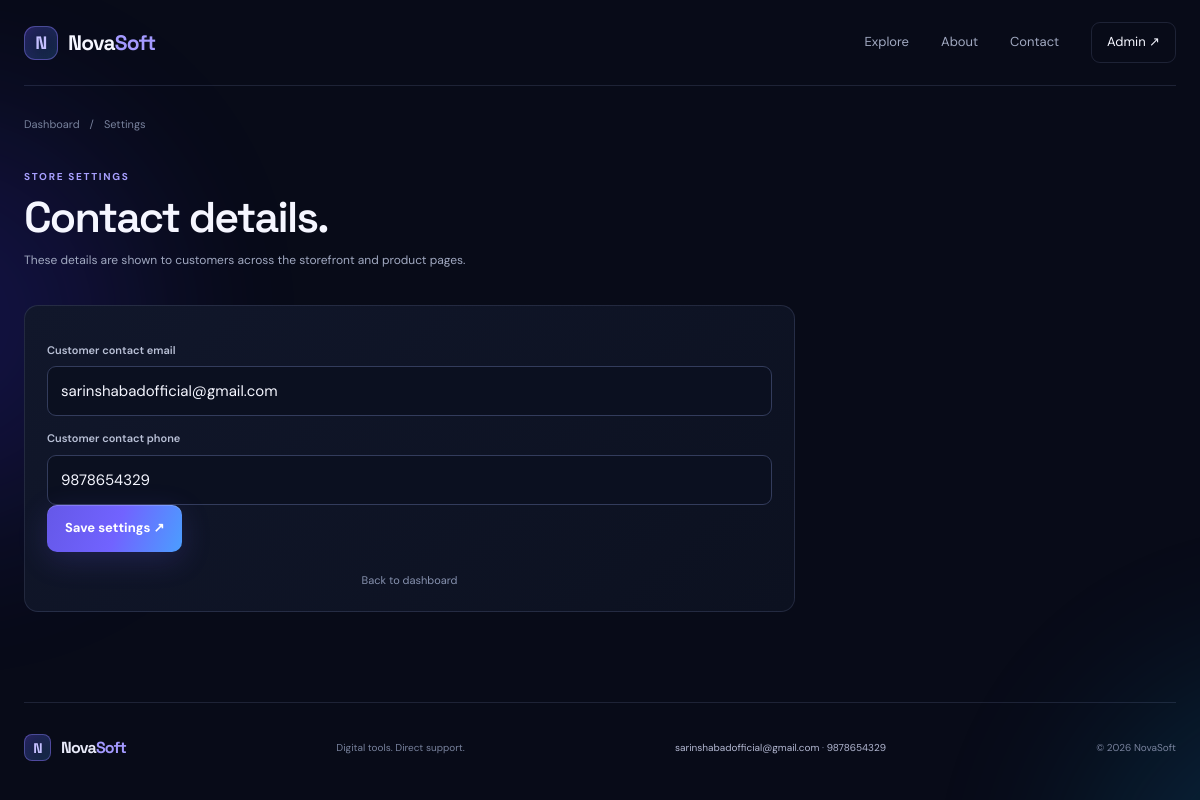
Page /admin/settings (signed in) on the committed database.
### app.py (models this page shows)
class StoreSetting(db.Model):
    key = db.Column(db.String(80), primary_key=True)
    value = db.Column(db.String(500), nullable=False, default="")

### app.py (the view, shortened to what this page needs)
@app.route("/admin/settings", methods=["GET", "POST"])
@admin_required
def admin_settings():
    return render_template("admin_settings.html")

### app.py (called while the page is built, shortened)
def setting(key, fallback=""):
    row = db.session.get(StoreSetting, key)
    return row.value if row else fallback

def admin_required(fn):
    @wraps(fn)
    def wrapper(*args, **kwargs):
        if not session.get("is_admin"):
            return redirect(url_for("admin_login", next=request.path))
        return fn(*args, **kwargs)
    return wrapper

def csrf_token():
    token = session.get("_csrf")
    if not token:
        token = secrets.token_urlsafe(32)
        session["_csrf"] = token
    return token

@app.context_processor
def inject_globals():
    return {
        "csrf_token": csrf_token,
        "store_name": os.getenv("STORE_NAME", "NovaSoft"),
        "contact_email": setting("contact_email", os.getenv("CONTACT_EMAIL", "sarinshabadofficial@gmail.com")).strip(),
        "contact_phone": setting("contact_phone", os.getenv("CONTACT_PHONE", "9878654329")).strip(),
    }

@app.before_request
def protect_posts():
    if request.method == "POST":
        submitted = request.form.get("_csrf") or request.headers.get("X-CSRF-Token")
        expected = session.get("_csrf", "")
        if not submitted or not expected or not hmac.compare_digest(submitted, expected):
            abort(400, description="Invalid or missing CSRF token. Refresh the page and try again.")

@app.before_request
def throttle_sensitive_routes():
    if request.method != "POST" or request.endpoint not in _RATE_LIMIT_RULES:
        return None

### templates/admin_settings.html
{% extends "base.html" %}{% block title %}Store settings — NovaSoft{% endblock %}{% block content %}<section class="form-page"><div class="breadcrumbs"><a href="{{ url_for('admin_dashboard') }}">Dashboard</a><span>/</span><span>Settings</span></div><div class="form-heading"><div class="eyebrow">STORE SETTINGS</div><h1>Contact details.</h1><p>These details are shown to customers across the storefront and product pages.</p></div><form method="post" class="product-editor"><input type="hidden" name="_csrf" value="{{ csrf_token() }}"><div class="editor-panel"><label for="contact_email">Customer contact email</label><input id="contact_email" name="contact_email" type="email" maxlength="254" value="{{ contact_email }}" required><label for="contact_phone">Customer contact phone</label><input id="contact_phone" name="contact_phone" maxlength="40" value="{{ contact_phone }}" required><button class="btn btn-primary" type="submit">Save settings ↗</button><a class="back-link" href="{{ url_for('admin_dashboard') }}">Back to dashboard</a></div></form></section>{% endblock %}

### templates/base.html (shortened to what this page needs)
<!doctype html>
<html lang="en">
<head>
  <link rel="stylesheet" href="{{ url_for('static', filename='css/style.css') }}">
</head>
<body>
  <div class="ambient ambient-one"></div><div class="ambient ambient-two"></div>
  <header class="nav wrap">
    <a class="brand" href="{{ url_for('home') }}"><span class="brand-mark">N</span><span>Nova<span class="brand-accent">Soft</span></span></a>
    <nav><a href="{{ url_for('home') }}#products">Explore</a><a href="{{ url_for('home') }}#about">About</a><a href="mailto:{{ contact_email }}">Contact</a><a class="nav-admin" href="{{ url_for('admin_dashboard') if session.get('is_admin') else url_for('admin_login') }}">Admin ↗</a></nav>
  </header>
  <main class="wrap">
    {% block content %}{% endblock %}
  </main>
  <footer class="footer wrap"><a class="brand small-brand" href="{{ url_for('home') }}"><span class="brand-mark">N</span><span>Nova<span class="brand-accent">Soft</span></span></a><span>Digital tools. Direct support.</span><span class="footer-contact"><a href="mailto:{{ contact_email }}">{{ contact_email }}</a> · <a href="tel:{{ contact_phone|replace(' ', '')|replace('-', '') }}">{{ contact_phone }}</a></span><span>© {{ 2026 }} NovaSoft</span></footer>
</body>
</html>

### static/css/style.css (style rules this page uses)
:root { --bg:#080b18;--panel:#0e1325;--panel2:#12182d;--text:#f5f6ff;--muted:#a1a9c1;--line:rgba(159,174,226,.15);--purple:#8b7bff;--cyan:#52dcff;--green:#65e5b0;--danger:#ff7e98;--font:'DM Sans',sans-serif;--display:'Space Grotesk',sans-serif }
* { box-sizing:border-box }
html { scroll-behavior:smooth;scroll-padding-top:90px }
body { margin:0;background:var(--bg);color:var(--text);font-family:var(--font);font-size:15px;line-height:1.6;overflow-x:hidden }
a { color:inherit;text-decoration:none }
button,input,textarea { font:inherit }
button,a { -webkit-tap-highlight-color:transparent }
.wrap { width:min(1160px,calc(100% - 48px));margin-inline:auto }
.ambient { position:fixed;z-index:-2;pointer-events:none;filter:blur(90px);opacity:.18;border-radius:50% }
.ambient-one { width:400px;height:400px;background:#4735ff;top:120px;left:-260px }
.ambient-two { width:420px;height:420px;background:#0b9bda;top:680px;right:-310px }
.nav { height:86px;display:flex;align-items:center;justify-content:space-between;border-bottom:1px solid var(--line);position:relative;z-index:4 }
.brand { display:inline-flex;align-items:center;gap:10px;font:700 21px var(--display);letter-spacing:-.8px }
.brand-mark { display:grid;place-items:center;width:34px;height:34px;border:1px solid #8b7bff77;border-radius:11px;background:linear-gradient(135deg,#6254ef44,#1dcae922);color:#c5c0ff;font-size:18px;box-shadow:inset 0 0 20px #6f61ff22 }
.brand-accent { color:#a49aff }
.nav nav { display:flex;align-items:center;gap:32px;color:var(--muted);font-size:13px }
.nav-admin { padding:9px 15px;border:1px solid var(--line);border-radius:9px;color:var(--text)!important }
.eyebrow { display:flex;align-items:center;gap:9px;color:#a8a0ff;font-size:10px;font-weight:700;letter-spacing:1.7px;text-transform:uppercase }
h1,h2,h3,p { margin-top:0 }
.hero h1,.form-heading h1,.admin-header h1,.login-card h1,.detail-copy h1,.feature-banner h2 { font:600 clamp(42px,5.1vw,66px)/1.07 var(--display);letter-spacing:-3px;margin:22px 0 }
.btn { border:0;border-radius:10px;padding:13px 18px;display:inline-flex;align-items:center;justify-content:center;gap:14px;font-size:13px;font-weight:700;cursor:pointer;transition:transform .2s,box-shadow .2s,background .2s }
.btn-primary { color:white;background:linear-gradient(110deg,#6558e8,#7163ff 52%,#4b9eff);box-shadow:0 8px 30px #6257e633,inset 0 1px #ffffff30 }
.footer { min-height:90px;display:flex;justify-content:space-between;align-items:center;gap:20px;border-top:1px solid var(--line);color:#78829d;font-size:10px }
.small-brand { font-size:16px;color:#e7e9f8 }
.small-brand .brand-mark { width:27px;height:27px;font-size:14px;border-radius:8px }
.breadcrumbs { display:flex;gap:10px;color:#78829d;font-size:11px;margin:30px 0 }
.checkout-form label,.admin-form label,.product-editor label { display:block;color:#b9c0d6;font-size:11px;font-weight:600;margin:14px 0 7px }
.checkout-form input,.admin-form input,.product-editor input:not([type=checkbox]):not([type=file]),.product-editor textarea { width:100%;background:#0b1020;color:var(--text);border:1px solid #333c5c;border-radius:9px;padding:12px 13px;outline:none;transition:border .2s;min-width:0 }
.login-card>p,.form-heading p,.admin-header p { color:var(--muted);font-size:12px }
.back-link { display:block;text-align:center;color:#8792af;font-size:11px;margin-top:20px }
.form-page { padding-bottom:90px }
.form-heading { margin:35px 0 }
.form-heading h1 { font-size:43px;letter-spacing:-1.8px;margin:10px 0 }
.product-editor { display:grid;grid-template-columns:minmax(0,1.7fr) minmax(240px,.8fr);gap:18px;align-items:start }
.editor-panel { border:1px solid var(--line);border-radius:14px;padding:22px;background:linear-gradient(140deg,#11172b,#0c1120) }
.footer-contact a { color:#b3b8d2 }

### rows in the picture
StoreSetting: contact_email "sarinshabadofficial@gmail.com", value "sarinshabadofficial@gmail.com"
StoreSetting: contact_phone "9878654329", value "9878654329"

### other values in the picture
{{ 2026 }} "2026"
